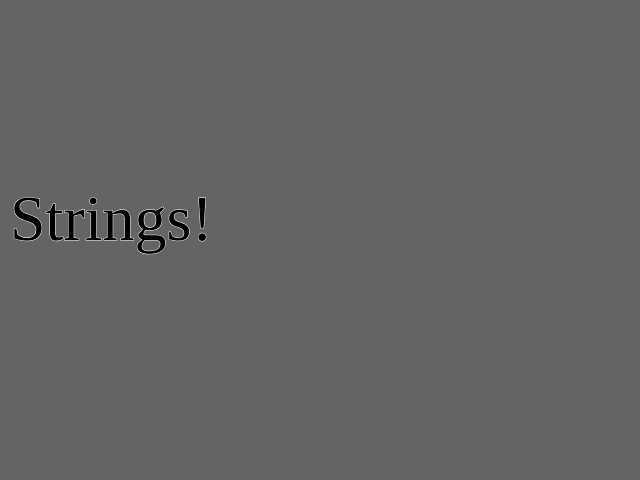
Frame 1 (no input)
Frame 60 (no input): identical to frame 1, image omitted
Frame 120 (the mouse pressed at the canvas centre since frame 60): identical to frame 1, image omitted

The p5.js sketch that drew this single still picture (run headless with seeded random() and noise() and a simulated clock; from frame 60 on, the mouse is pressed at the canvas centre):

// p5.js sketch
// ── sketch.js
// Learning Processing
// Daniel Shiffman
// http://www.learningprocessing.com

// Example 17-1: Simple displaying text

function setup() {
  createCanvas(640, 480);
} 

function draw() {
  background(100);
  // Text can have a fill and a stroke!
  fill(0);        
  stroke(255);
  // You can use any available web font
  textFont('Georgia');
  textSize(64);

  // Draw the text at an x/y
  text("Strings!", 10, height/2);
}
